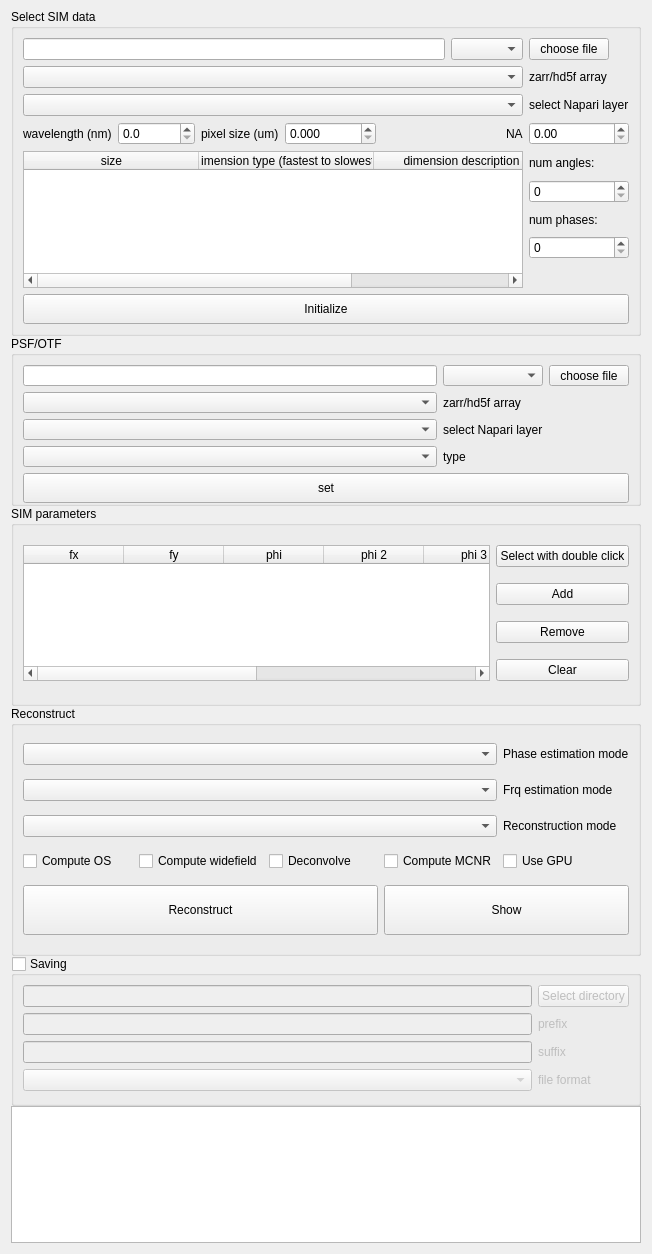
<?xml version="1.0" encoding="UTF-8"?>
<ui version="4.0">
 <class>MainWindow</class>
 <widget class="QWidget" name="MainWindow">
  <property name="geometry">
   <rect>
    <x>0</x>
    <y>0</y>
    <width>652</width>
    <height>1254</height>
   </rect>
  </property>
  <layout class="QVBoxLayout" name="verticalLayout">
   <property name="spacing">
    <number>0</number>
   </property>
   <property name="topMargin">
    <number>9</number>
   </property>
   <item>
    <widget class="QGroupBox" name="data_groupBox">
     <property name="sizePolicy">
      <sizepolicy hsizetype="Preferred" vsizetype="Preferred">
       <horstretch>0</horstretch>
       <verstretch>0</verstretch>
      </sizepolicy>
     </property>
     <property name="minimumSize">
      <size>
       <width>0</width>
       <height>300</height>
      </size>
     </property>
     <property name="maximumSize">
      <size>
       <width>16777215</width>
       <height>16777215</height>
      </size>
     </property>
     <property name="title">
      <string>Select SIM data</string>
     </property>
     <property name="alignment">
      <set>Qt::AlignLeading|Qt::AlignLeft|Qt::AlignTop</set>
     </property>
     <layout class="QGridLayout" name="gridLayout">
      <item row="0" column="7">
       <widget class="QPushButton" name="browse_Button">
        <property name="sizePolicy">
         <sizepolicy hsizetype="Fixed" vsizetype="Fixed">
          <horstretch>0</horstretch>
          <verstretch>0</verstretch>
         </sizepolicy>
        </property>
        <property name="text">
         <string>choose file</string>
        </property>
       </widget>
      </item>
      <item row="3" column="0">
       <widget class="QLabel" name="label_3">
        <property name="text">
         <string>wavelength (nm)</string>
        </property>
       </widget>
      </item>
      <item row="0" column="0" colspan="6">
       <widget class="QLineEdit" name="browse_LineEdit">
        <property name="sizePolicy">
         <sizepolicy hsizetype="Expanding" vsizetype="Preferred">
          <horstretch>0</horstretch>
          <verstretch>0</verstretch>
         </sizepolicy>
        </property>
        <property name="text">
         <string/>
        </property>
        <property name="readOnly">
         <bool>true</bool>
        </property>
       </widget>
      </item>
      <item row="5" column="7">
       <widget class="QSpinBox" name="nangles_spinBox"/>
      </item>
      <item row="3" column="1">
       <widget class="QDoubleSpinBox" name="wavelength_doubleSpinBox">
        <property name="decimals">
         <number>1</number>
        </property>
        <property name="maximum">
         <double>10000000000.000000000000000</double>
        </property>
        <property name="singleStep">
         <double>10.000000000000000</double>
        </property>
       </widget>
      </item>
      <item row="0" column="6">
       <widget class="QComboBox" name="file_type_comboBox"/>
      </item>
      <item row="2" column="7">
       <widget class="QLabel" name="label">
        <property name="text">
         <string>select Napari layer</string>
        </property>
       </widget>
      </item>
      <item row="7" column="7">
       <widget class="QSpinBox" name="nphases_spinBox"/>
      </item>
      <item row="9" column="0" colspan="8">
       <widget class="QPushButton" name="initialize_Button">
        <property name="sizePolicy">
         <sizepolicy hsizetype="Preferred" vsizetype="Preferred">
          <horstretch>0</horstretch>
          <verstretch>0</verstretch>
         </sizepolicy>
        </property>
        <property name="minimumSize">
         <size>
          <width>0</width>
          <height>30</height>
         </size>
        </property>
        <property name="text">
         <string>Initialize</string>
        </property>
       </widget>
      </item>
      <item row="1" column="7">
       <widget class="QLabel" name="label_14">
        <property name="text">
         <string>zarr/hd5f array</string>
        </property>
       </widget>
      </item>
      <item row="3" column="3">
       <widget class="QDoubleSpinBox" name="pixel_size_doubleSpinBox">
        <property name="decimals">
         <number>3</number>
        </property>
        <property name="maximum">
         <double>100000000000000.000000000000000</double>
        </property>
        <property name="singleStep">
         <double>0.100000000000000</double>
        </property>
       </widget>
      </item>
      <item row="4" column="7">
       <widget class="QLabel" name="label_2">
        <property name="text">
         <string>num angles:</string>
        </property>
       </widget>
      </item>
      <item row="3" column="6" alignment="Qt::AlignRight">
       <widget class="QLabel" name="label_4">
        <property name="text">
         <string>NA</string>
        </property>
       </widget>
      </item>
      <item row="3" column="7">
       <widget class="QDoubleSpinBox" name="na_doubleSpinBox">
        <property name="maximum">
         <double>2.000000000000000</double>
        </property>
        <property name="singleStep">
         <double>0.100000000000000</double>
        </property>
       </widget>
      </item>
      <item row="1" column="0" colspan="7">
       <widget class="QComboBox" name="array_select_comboBox"/>
      </item>
      <item row="4" column="0" rowspan="5" colspan="7">
       <widget class="QTableWidget" name="dimension_tableWidget">
        <attribute name="horizontalHeaderMinimumSectionSize">
         <number>30</number>
        </attribute>
        <attribute name="horizontalHeaderDefaultSectionSize">
         <number>175</number>
        </attribute>
        <column>
         <property name="text">
          <string>size</string>
         </property>
        </column>
        <column>
         <property name="text">
          <string>dimension type (fastest to slowest)</string>
         </property>
        </column>
        <column>
         <property name="text">
          <string>dimension description</string>
         </property>
        </column>
       </widget>
      </item>
      <item row="2" column="0" colspan="7">
       <widget class="QComboBox" name="layer_comboBox">
        <property name="iconSize">
         <size>
          <width>32</width>
          <height>16</height>
         </size>
        </property>
       </widget>
      </item>
      <item row="3" column="2">
       <widget class="QLabel" name="label_10">
        <property name="text">
         <string>pixel size (um)</string>
        </property>
       </widget>
      </item>
      <item row="6" column="7">
       <widget class="QLabel" name="label_11">
        <property name="text">
         <string>num phases:</string>
        </property>
       </widget>
      </item>
     </layout>
    </widget>
   </item>
   <item>
    <widget class="QGroupBox" name="otf_groupBox">
     <property name="minimumSize">
      <size>
       <width>0</width>
       <height>170</height>
      </size>
     </property>
     <property name="title">
      <string>PSF/OTF</string>
     </property>
     <layout class="QGridLayout" name="gridLayout_3">
      <item row="3" column="6">
       <widget class="QLabel" name="label_13">
        <property name="text">
         <string>type</string>
        </property>
       </widget>
      </item>
      <item row="0" column="0" colspan="6">
       <widget class="QLineEdit" name="otf_lineEdit"/>
      </item>
      <item row="3" column="0" colspan="6">
       <widget class="QComboBox" name="psf_mode_comboBox"/>
      </item>
      <item row="0" column="6">
       <widget class="QComboBox" name="otf_format_comboBox"/>
      </item>
      <item row="2" column="6">
       <widget class="QLabel" name="label_12">
        <property name="text">
         <string>select Napari layer</string>
        </property>
       </widget>
      </item>
      <item row="0" column="7">
       <widget class="QPushButton" name="browse_otf_pushButton">
        <property name="text">
         <string>choose file</string>
        </property>
       </widget>
      </item>
      <item row="2" column="0" colspan="6">
       <widget class="QComboBox" name="otf_layer_comboBox"/>
      </item>
      <item row="1" column="0" colspan="6">
       <widget class="QComboBox" name="otf_array_comboBox"/>
      </item>
      <item row="1" column="6">
       <widget class="QLabel" name="label_16">
        <property name="text">
         <string>zarr/hd5f array</string>
        </property>
       </widget>
      </item>
      <item row="5" column="0" colspan="8">
       <widget class="QPushButton" name="set_otf_pushButton">
        <property name="minimumSize">
         <size>
          <width>0</width>
          <height>30</height>
         </size>
        </property>
        <property name="text">
         <string>set</string>
        </property>
       </widget>
      </item>
     </layout>
    </widget>
   </item>
   <item>
    <widget class="QGroupBox" name="parameter_groupBox">
     <property name="minimumSize">
      <size>
       <width>0</width>
       <height>200</height>
      </size>
     </property>
     <property name="maximumSize">
      <size>
       <width>16777215</width>
       <height>16777215</height>
      </size>
     </property>
     <property name="title">
      <string>SIM parameters</string>
     </property>
     <layout class="QGridLayout" name="gridLayout_2">
      <item row="6" column="0" rowspan="4" colspan="4">
       <widget class="QTableWidget" name="parameter_tableWidget">
        <column>
         <property name="text">
          <string>fx</string>
         </property>
        </column>
        <column>
         <property name="text">
          <string>fy</string>
         </property>
        </column>
        <column>
         <property name="text">
          <string>phi</string>
         </property>
        </column>
        <column>
         <property name="text">
          <string>phi 2</string>
         </property>
        </column>
        <column>
         <property name="text">
          <string>phi 3</string>
         </property>
        </column>
        <column>
         <property name="text">
          <string>m</string>
         </property>
        </column>
        <column>
         <property name="text">
          <string>angle index</string>
         </property>
        </column>
        <column>
         <property name="text">
          <string>channel index</string>
         </property>
        </column>
       </widget>
      </item>
      <item row="6" column="4">
       <widget class="QPushButton" name="select_pushButton">
        <property name="text">
         <string>Select with double click</string>
        </property>
       </widget>
      </item>
      <item row="8" column="4">
       <widget class="QPushButton" name="remove_pushButton">
        <property name="text">
         <string>Remove</string>
        </property>
       </widget>
      </item>
      <item row="9" column="4">
       <widget class="QPushButton" name="clear_pushButton">
        <property name="text">
         <string>Clear</string>
        </property>
       </widget>
      </item>
      <item row="7" column="4">
       <widget class="QPushButton" name="add_pushButton">
        <property name="text">
         <string>Add</string>
        </property>
       </widget>
      </item>
     </layout>
    </widget>
   </item>
   <item>
    <widget class="QGroupBox" name="groupBox">
     <property name="minimumSize">
      <size>
       <width>0</width>
       <height>250</height>
      </size>
     </property>
     <property name="title">
      <string>Reconstruct</string>
     </property>
     <layout class="QGridLayout" name="gridLayout_4">
      <item row="1" column="4">
       <widget class="QLabel" name="label_6">
        <property name="text">
         <string>Frq estimation mode</string>
        </property>
       </widget>
      </item>
      <item row="4" column="4">
       <widget class="QCheckBox" name="gpu_checkBox">
        <property name="text">
         <string>Use GPU</string>
        </property>
       </widget>
      </item>
      <item row="1" column="0" colspan="4">
       <widget class="QComboBox" name="frq_comboBox"/>
      </item>
      <item row="0" column="0" colspan="4">
       <widget class="QComboBox" name="phase_comboBox"/>
      </item>
      <item row="4" column="0">
       <widget class="QCheckBox" name="simos_checkBox">
        <property name="text">
         <string>Compute OS</string>
        </property>
       </widget>
      </item>
      <item row="4" column="1">
       <widget class="QCheckBox" name="widefield_checkBox">
        <property name="text">
         <string>Compute widefield</string>
        </property>
       </widget>
      </item>
      <item row="2" column="4">
       <widget class="QLabel" name="label_7">
        <property name="text">
         <string>Reconstruction mode</string>
        </property>
       </widget>
      </item>
      <item row="4" column="2">
       <widget class="QCheckBox" name="deconvolve_checkBox">
        <property name="text">
         <string>Deconvolve</string>
        </property>
       </widget>
      </item>
      <item row="4" column="3">
       <widget class="QCheckBox" name="mcnr_checkBox">
        <property name="text">
         <string>Compute MCNR</string>
        </property>
       </widget>
      </item>
      <item row="0" column="4">
       <widget class="QLabel" name="label_5">
        <property name="text">
         <string>Phase estimation mode</string>
        </property>
       </widget>
      </item>
      <item row="2" column="0" colspan="4">
       <widget class="QComboBox" name="recon_mode_comboBox"/>
      </item>
      <item row="6" column="0" colspan="3">
       <widget class="QPushButton" name="reconstruct_pushButton">
        <property name="minimumSize">
         <size>
          <width>0</width>
          <height>50</height>
         </size>
        </property>
        <property name="text">
         <string>Reconstruct</string>
        </property>
       </widget>
      </item>
      <item row="6" column="3" colspan="2">
       <widget class="QPushButton" name="show_recon_pushButton">
        <property name="minimumSize">
         <size>
          <width>0</width>
          <height>50</height>
         </size>
        </property>
        <property name="text">
         <string>Show</string>
        </property>
       </widget>
      </item>
     </layout>
    </widget>
   </item>
   <item>
    <widget class="QGroupBox" name="save_groupBox">
     <property name="enabled">
      <bool>true</bool>
     </property>
     <property name="minimumSize">
      <size>
       <width>0</width>
       <height>150</height>
      </size>
     </property>
     <property name="title">
      <string>Saving</string>
     </property>
     <property name="checkable">
      <bool>true</bool>
     </property>
     <property name="checked">
      <bool>false</bool>
     </property>
     <layout class="QGridLayout" name="gridLayout_5">
      <item row="1" column="1">
       <widget class="QLabel" name="label_9">
        <property name="text">
         <string>prefix</string>
        </property>
       </widget>
      </item>
      <item row="1" column="0">
       <widget class="QLineEdit" name="save_prefix_lineEdit"/>
      </item>
      <item row="0" column="0">
       <widget class="QLineEdit" name="save_lineEdit"/>
      </item>
      <item row="3" column="1">
       <widget class="QLabel" name="label_8">
        <property name="text">
         <string>file format</string>
        </property>
       </widget>
      </item>
      <item row="3" column="0">
       <widget class="QComboBox" name="save_format_comboBox"/>
      </item>
      <item row="0" column="1">
       <widget class="QPushButton" name="select_save_dir_pushButton">
        <property name="text">
         <string>Select directory</string>
        </property>
       </widget>
      </item>
      <item row="2" column="0">
       <widget class="QLineEdit" name="save_suffix_lineEdit"/>
      </item>
      <item row="2" column="1">
       <widget class="QLabel" name="label_15">
        <property name="text">
         <string>suffix</string>
        </property>
       </widget>
      </item>
     </layout>
    </widget>
   </item>
   <item>
    <widget class="QTextEdit" name="textEdit"/>
   </item>
   <item>
    <spacer name="verticalSpacer">
     <property name="orientation">
      <enum>Qt::Vertical</enum>
     </property>
     <property name="sizeHint" stdset="0">
      <size>
       <width>20</width>
       <height>40</height>
      </size>
     </property>
    </spacer>
   </item>
  </layout>
 </widget>
 <tabstops>
  <tabstop>browse_LineEdit</tabstop>
  <tabstop>browse_Button</tabstop>
 </tabstops>
 <resources/>
 <connections/>
</ui>
